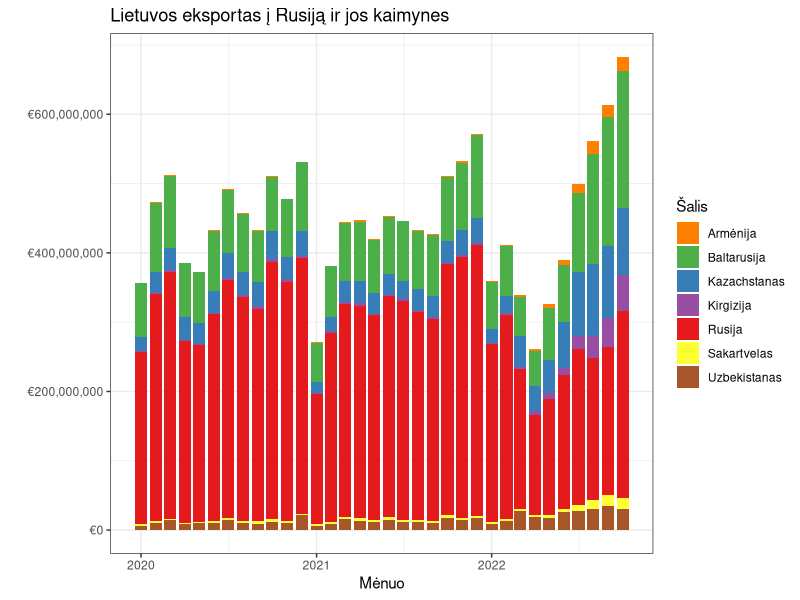
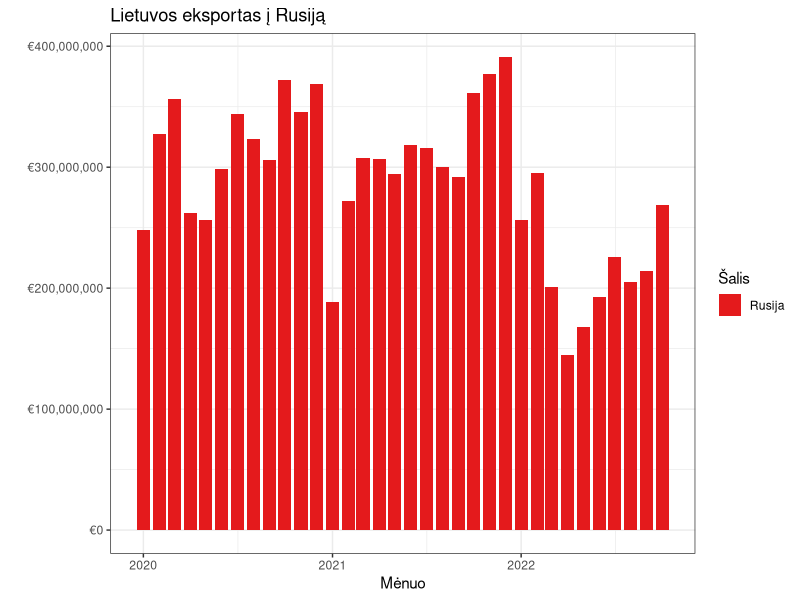
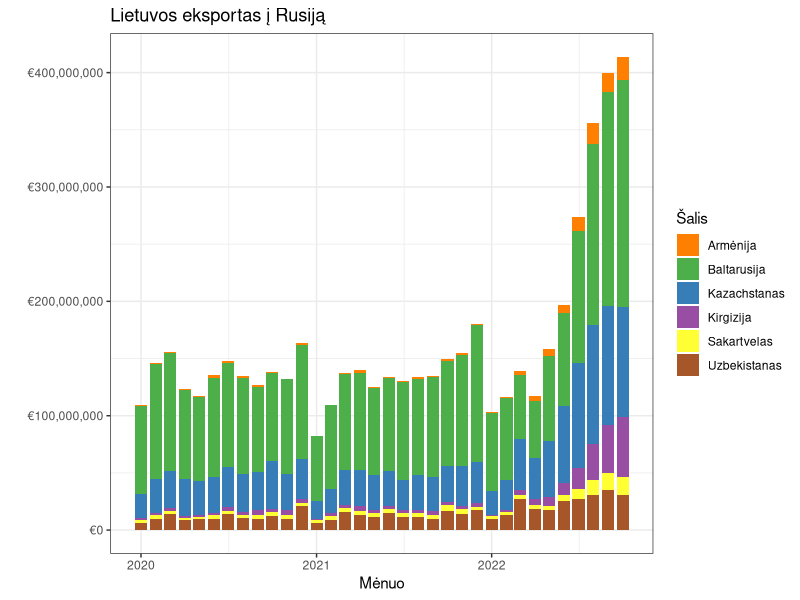

Write R code to recreate these figures, in order.
## ---- chunk 1
library(readxl)
library(dplyr)
library(tidyr)
library(lubridate)
library(ggplot2)
texp <- read_xlsx("xlsx/lt_total_exports.xlsx", sheet = 3, skip = 8)
texp1 <- texp %>%
  filter(!(TIME %in% c("FREQ (Labels)", "PARTNER (Labels)", "Special value", ":"))) %>%
  filter(!is.na(TIME)) %>%
  pivot_longer(cols = -TIME, names_to = "month", values_to = "export") %>%
  filter(grepl("-", month)) %>%
  mutate(month = ymd(paste(month, "01", sep = "-")), export = as.numeric(export)) %>%
  rename(country = TIME) %>%
  arrange(country, month)

eexp <- read_xlsx("xlsx/lt_energy_exports.xlsx", sheet = 3, skip = 8)
eexp1 <- eexp %>%
  filter(!(TIME %in% c("FREQ (Labels)", "PARTNER (Labels)", "Special value", ":"))) %>%
  filter(!is.na(TIME)) %>%
  pivot_longer(cols = -TIME, names_to = "month", values_to = "energy") %>%
  filter(grepl("-", month)) %>%
  mutate(month = ymd(paste(month, "01", sep = "-")), energy = as.numeric(energy)) %>%
  rename(country = TIME) %>%
  arrange(country, month)

cn <- read.csv("meta/salys.csv")

fixNA <- function(x) {
  x[is.na(x)] <- 0
  x
}

dt <- texp1 %>%
  left_join(eexp1) %>%
  filter(month <= "2022-10-01") %>%
  mutate(energy = fixNA(energy)) %>%
  mutate(value = export - energy) %>%
  left_join(cn)
## ---- chunk 2
cols <- RColorBrewer::brewer.pal(7, "Set1")[c(5, 3, 2, 4, 1, 6, 7)]
ggplot(aes(x = month, y = value, fill = salis), data = dt) +
  geom_col() +
  theme_bw() +
  scale_fill_manual(name = "Šalis", values = cols) +
  scale_y_continuous(labels = scales::dollar_format(prefix = "€")) +
  labs(x = "Mėnuo", y = "", title = "Lietuvos eksportas į Rusiją ir jos kaimynes")
## ---- chunk 3
ggplot(aes(x = month, y = value, fill = salis), data = dt %>% filter(salis == "Rusija")) +
  geom_col() +
  theme_bw() +
  scale_fill_manual(name = "Šalis", values = cols[5]) +
  scale_y_continuous(labels = scales::dollar_format(prefix = "€")) +
  labs(x = "Mėnuo", y = "", title = "Lietuvos eksportas į Rusiją")
## ---- chunk 4
ggplot(aes(x = month, y = value, fill = salis), data = dt %>% filter(salis != "Rusija")) +
  geom_col() +
  theme_bw() +
  scale_fill_manual(name = "Šalis", values = cols[-5]) +
  scale_y_continuous(labels = scales::dollar_format(prefix = "€")) +
  labs(x = "Mėnuo", y = "", title = "Lietuvos eksportas į Rusiją")
